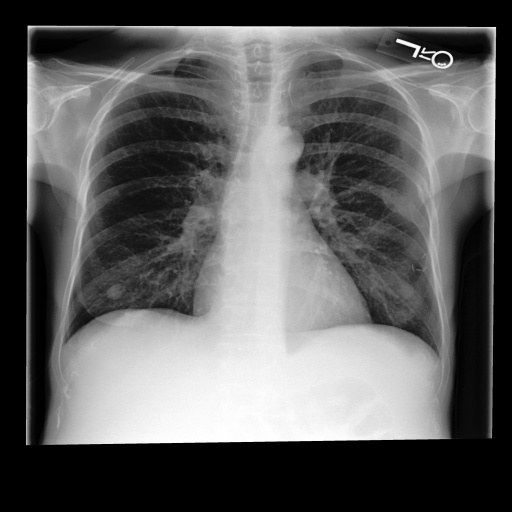
#> input picture interface/assets/hero/original.jpg, 512 x 512 px
$ python -i imaging.py   (imports and definitions only)   (older library calls are emulated)
#> lines starting #> are read from the running program, lines starting #| are printed output that depends on the picture
#> further down, picture is the input picture: shape (512, 512); min 0, max 255, mean 94.9
"""Image I/O, encoding and the no-reference quality metrics used in the PDFs (BRISQUE, Entropy, Sharpness, CII, EME).

Kept free of torch so mock mode runs with only numpy + OpenCV. BRISQUE needs piq (torch); the real engine passes it in.
"""
import base64
import io
import re

import cv2
import numpy as np

SIZE = 256  # every stage works on the 256x256 grayscale image, as in pipeline_core.py
CLAHE = cv2.createCLAHE(clipLimit=2.0, tileGridSize=(8, 8))


class ImageError(ValueError):
    pass


# [21 lines left out: function decode, not called in this run]


def resize(gray: np.ndarray, size: int = SIZE) -> np.ndarray:
    """Square resize without keeping aspect ratio, matching how the models were trained."""
    return cv2.resize(gray, (size, size), interpolation=cv2.INTER_AREA if gray.shape[0] > size else cv2.INTER_CUBIC)


# [12 lines left out: functions to_data_url, colormap, not called in this run]


def overlay(gray: np.ndarray, heat: np.ndarray, alpha: float = 0.5) -> np.ndarray:
    return np.uint8(alpha * heat + (1 - alpha) * cv2.cvtColor(gray, cv2.COLOR_GRAY2RGB))


# ── quality metrics ──────────────────────────────────────────────────────────
def entropy(gray: np.ndarray) -> float:
    hist = np.bincount(gray.ravel(), minlength=256) / gray.size
#> hist = 256 values, max 0.25 at index 0, min 0.000423 at index 255, mean 0.00391
    hist = hist[hist > 0]
    return float(-(hist * np.log2(hist)).sum())


def sharpness(gray: np.ndarray) -> float:
    return float(cv2.Laplacian(gray, cv2.CV_64F).var())


def _local_contrast(gray: np.ndarray) -> float:
    """Mean Michelson contrast over 3x3 neighbourhoods (the C in CII = C_processed / C_original)."""
    g = gray.astype(np.float32)
    k = np.ones((3, 3), np.uint8)
    mx, mn = cv2.dilate(g, k), cv2.erode(g, k)
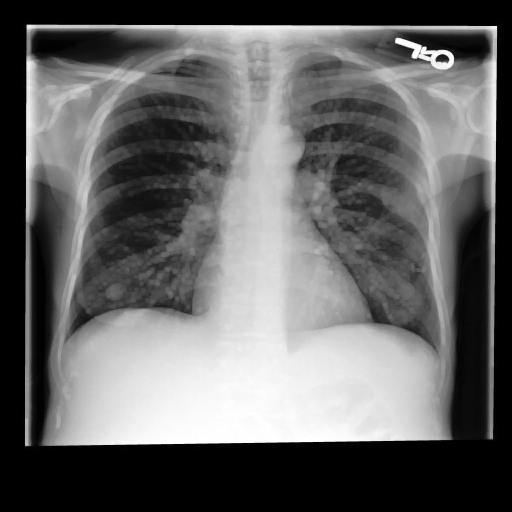
#> mx: shape (512, 512) float32; min 0, max 255, mean 101.1
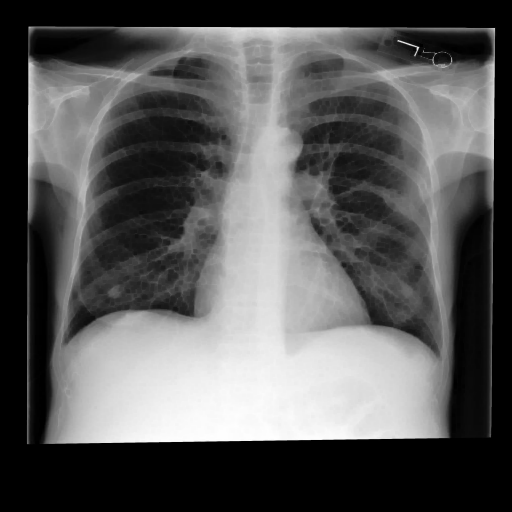
#> mn: shape (512, 512) float32; min 0, max 254, mean 89
    return float(((mx - mn) / (mx + mn + 1e-6)).mean())


def cii(original: np.ndarray, processed: np.ndarray) -> float:
    return _local_contrast(processed) / max(_local_contrast(original), 1e-6)


def eme(gray: np.ndarray, blocks: int = 8) -> float:
    """Measure of Enhancement: mean over k1 x k2 blocks of 20*log10(I_max / I_min)."""
#> called with blocks = 8
    g = gray.astype(np.float32) + 1.0
    h, w = g.shape
#> h = 512; w = 512
    bh, bw = h // blocks, w // blocks
#> bh = 64; bw = 64
    vals = [20 * np.log10(b.max() / b.min())
            for i in range(blocks) for j in range(blocks)
            for b in [g[i * bh:(i + 1) * bh, j * bw:(j + 1) * bw]]]
#> vals = 64 values, max 48.16 at index 6, min 0 at index 56, mean 26.45
    return float(np.mean(vals))


def quality(gray: np.ndarray, reference: np.ndarray = None, brisque_fn=None) -> dict:
    out = {"brisque": None, "entropy": round(entropy(gray), 3), "sharpness": round(sharpness(gray), 1),
           "cii": round(cii(reference if reference is not None else gray, gray), 3), "eme": round(eme(gray), 2)}
    if brisque_fn is not None:
        try:
            out["brisque"] = round(float(brisque_fn(gray)), 2)
        except Exception:  # BRISQUE can fail on flat images; the gate then uses entropy only
            pass
    return out


# [9 lines left out: function gate, not called in this run]


# ── report helpers (ported from pipeline_core.report_vs_detection so mock mode needs no torch) ──────────────
_TERMS = {
    "Cardiomegaly": r"cardiomegaly|enlarged (?:heart|cardiac)|(?:heart|cardiac silhouette) (?:is |appears )?enlarged|cardiac enlargement",
    "Edema": r"o?edema|vascular congestion|pulmonary congestion",
    "Pleural Effusion": r"effusions?",
}
_NORMAL = {
    "Cardiomegaly": r"(?:heart|cardiac) size (?:is )?(?:within )?normal|normal (?:heart|cardiac) size|cardiac silhouette (?:is )?(?:within )?normal|cardiomediastinal (?:silhouette|contours?) (?:is |are )?(?:within )?normal",
}
_NEG = r"\b(?:no|without|negative for|free of|resolved|absence of|not|nor)\b"


# [56 lines left out: functions report_vs_detection, split_report, annotate_sentences, not called in this run]

>>> import cv2
>>> picture = cv2.imread('../../assets/hero/original.jpg', cv2.IMREAD_GRAYSCALE)
>>> result = quality(picture)
#> result = 5 items

$ run again, on interface/assets/hero/cardiomegaly.jpg
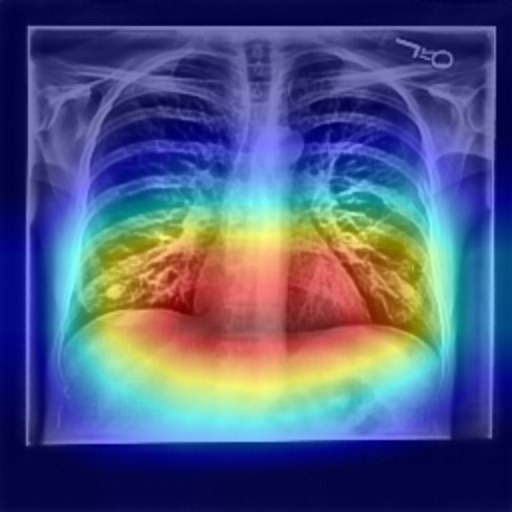
#> input picture interface/assets/hero/cardiomegaly.jpg, 512 x 512 px
#> `picture = cv2.imread('../../assets/hero/original.jpg', cv2.IMREAD_GRAY..`:
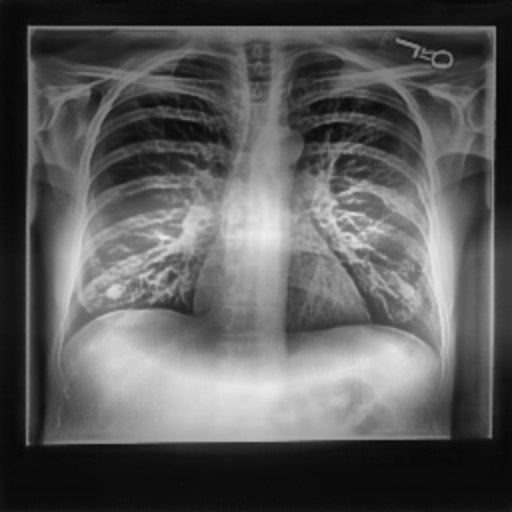
#> picture: shape (512, 512); min 6, max 237, mean 90.7
#> in entropy, `hist = np.bincount(gray.ravel(), minlength=256) / gray.size`: hist = 256 values, max 0.0489 at index 11, min 0 at index 0, mean 0.00391
#> in entropy, `hist = hist[hist > 0]`: hist = 232 values, max 0.0489 at index 5, min 2.29e-05 at index 0, mean 0.00431
#> in _local_contrast, `mx, mn = cv2.dilate(g, k), cv2.erode(g, k)`:
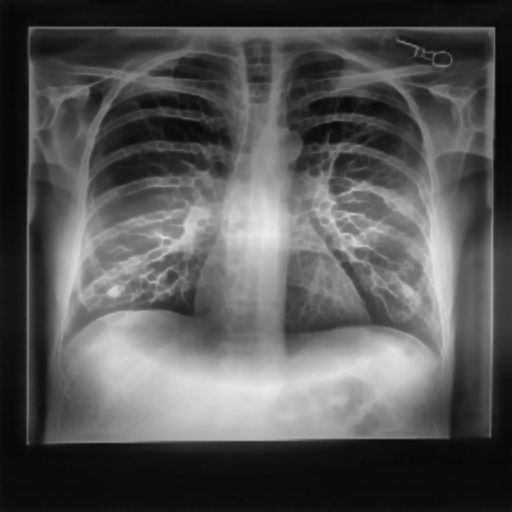
#> mn: shape (512, 512) float32; min 6, max 236, mean 85.4
#> vals = 64 values, max 25.77 at index 4, min 6.64 at index 33, mean 16.8
#> result = 5 items
